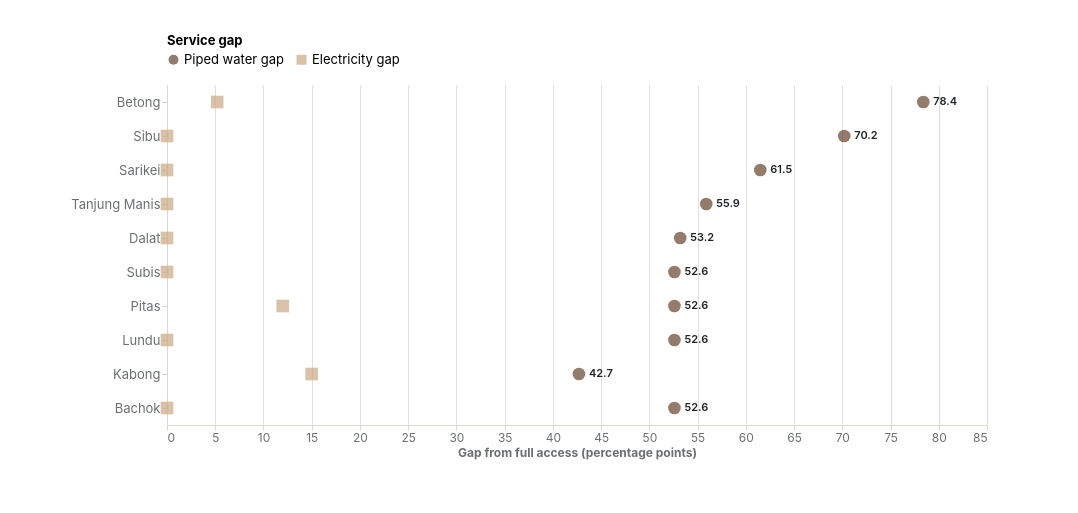

Vega-Lite specification stored for this chart:
### Vega-Lite specification from a JSON file in a GitHub repository (floating-point values rounded to 4 significant figures)
{"$schema": "https://vega.github.io/schema/vega-lite/v5.json", "width": 820, "height": 340, "autosize": {"type": "pad", "contains": "padding"}, "data": {"values": [{"district": "Betong", "indicator": "Piped water gap", "value": 78.4, "rank": 1}, {"district": "Betong", "indicator": "Electricity gap", "value": 5.2, "rank": 1}, {"district": "Sibu", "indicator": "Piped water gap", "value": 70.2, "rank": 2}, {"district": "Sibu", "indicator": "Electricity gap", "value": 0.0, "rank": 2}, {"district": "Sarikei", "indicator": "Piped water gap", "value": 61.5, "rank": 3}, {"district": "Sarikei", "indicator": "Electricity gap", "value": 0.0, "rank": 3}, {"district": "Tanjung Manis", "indicator": "Piped water gap", "value": 55.9, "rank": 4}, {"district": "Tanjung Manis", "indicator": "Electricity gap", "value": 0.0, "rank": 4}, {"district": "Dalat", "indicator": "Piped water gap", "value": 53.2, "rank": 5}, {"district": "Dalat", "indicator": "Electricity gap", "value": 0.0, "rank": 5}, {"district": "Subis", "indicator": "Piped water gap", "value": 52.6, "rank": 6}, {"district": "Subis", "indicator": "Electricity gap", "value": 0.0, "rank": 6}, {"district": "Pitas", "indicator": "Piped water gap", "value": 52.6, "rank": 7}, {"district": "Pitas", "indicator": "Electricity gap", "value": 12.0, "rank": 7}, {"district": "Lundu", "indicator": "Piped water gap", "value": 52.6, "rank": 8}, {"district": "Lundu", "indicator": "Electricity gap", "value": 0.0, "rank": 8}, {"district": "Kabong", "indicator": "Piped water gap", "value": 42.7, "rank": 9}, {"district": "Kabong", "indicator": "Electricity gap", "value": 15.0, "rank": 9}, {"district": "Bachok", "indicator": "Piped water gap", "value": 52.6, "rank": 10}, {"district": "Bachok", "indicator": "Electricity gap", "value": 0.0, "rank": 10}]}, "encoding": {"y": {"field": "district", "type": "nominal", "sort": ["Betong", "Sibu", "Sarikei", "Tanjung Manis", "Dalat", "Subis", "Pitas", "Lundu", "Kabong", "Bachok"], "title": null, "axis": {"labelFontSize": 13, "labelLimit": 160}}}, "layer": [{"mark": {"type": "point", "filled": true, "size": 160}, "encoding": {"x": {"field": "value", "type": "quantitative", "title": "Gap from full access (percentage points)", "scale": {"zero": true, "domain": [0, 85]}}, "color": {"field": "indicator", "type": "nominal", "scale": {"domain": ["Piped water gap", "Electricity gap"], "range": ["#65452C", "#C9A883"]}, "legend": {"title": "Service gap", "orient": "top", "labelFontSize": 13, "titleFontSize": 13}}, "shape": {"field": "indicator", "type": "nominal", "scale": {"domain": ["Piped water gap", "Electricity gap"], "range": ["circle", "square"]}, "legend": null}, "tooltip": [{"field": "district", "type": "nominal"}, {"field": "indicator", "type": "nominal", "title": "Gap type"}, {"field": "value", "type": "quantitative", "format": ".1f", "title": "Gap (pp)"}]}}, {"transform": [{"filter": "datum.indicator == 'Piped water gap'"}], "mark": {"type": "text", "align": "left", "dx": 10, "fontSize": 11, "fontWeight": 600, "color": "#1F2528"}, "encoding": {"x": {"field": "value", "type": "quantitative", "scale": {"zero": true, "domain": [0, 85]}, "title": "Gap from full access (percentage points)"}, "text": {"field": "value", "type": "quantitative", "format": ".1f"}}}], "config": {"view": {"stroke": null}, "background": null, "font": "Inter", "axis": {"labelFont": "Inter", "titleFont": "Inter", "labelColor": "#6B6F72", "titleColor": "#6B6F72", "gridColor": "#E6DED4", "domainColor": "#DED6CB", "tickColor": "#DED6CB", "labelFontSize": 12, "titleFontSize": 12}, "text": {"font": "Inter", "color": "#1F2528"}}, "padding": {"left": 70, "right": 90, "top": 35, "bottom": 55}}
